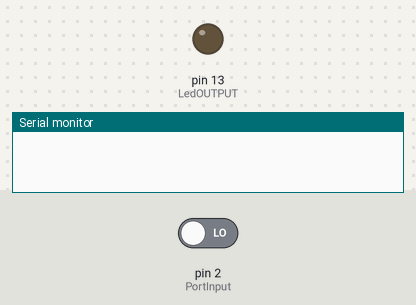
A sketch run on a simulated Arduino Uno, built with avr-gcc and run on an emulated ATmega328P. On the bench: output pins drawn as LEDs (lit = HIGH), the last lines printed to the serial monitor. Inputs (shaded band) come from the test bench; at power-on: pin 2 (PortInput) LOW.

Above: at 1.2 s.
1.3 s: pin 2 (PortInput) driven HIGH
At 1.6 s:
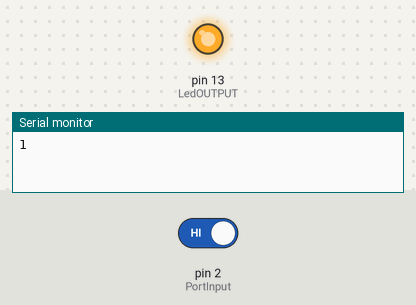
Timing chart, 0 to 4.3 s (numbered marks = the images above; inputs shaded):
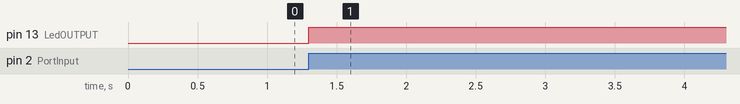

The sketch:

Digital_Read_Debounce.ino
```cpp
const int LedOUTPUT=13;
const int PortInput=2;
int LedState=LOW;
int lastState=0;

void setup(){
  Serial.begin(2400);
  pinMode(2,INPUT);
  pinMode(LedOUTPUT,OUTPUT);
}

void loop(){
  int currentState=digitalRead(PortInput);

  if(currentState==1 && lastState==0){
    Serial.println(currentState, DEC);
    if(currentState==1 &&  LedState==LOW){
      digitalWrite(LedOUTPUT, HIGH);
      LedState=HIGH;
    }
    else{
      if(currentState==1 && LedState==HIGH){
        digitalWrite(LedOUTPUT,LOW);
        LedState=LOW;
      }
    }
    delayMicroseconds(300);
    lastState=1;
  }
  else{
    if(currentState==0 && lastState==1)
      lastState=0;
  }
}
```

Measured:
- after the input at 1.3 s, pin 13 (LedOUTPUT): LOW → HIGH at once
